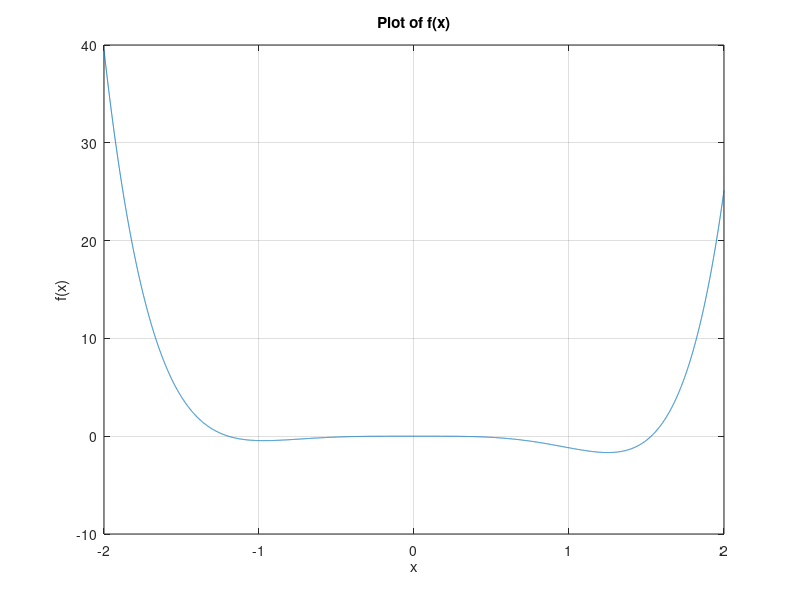

Recreate this plot in MATLAB.
% H συνάρτηση f
f_x = @(x) exp(sin(x).^3) + x.^6 - 2*x.^4 - x.^3 - 1;

% Γράφημα της f
x = linspace(-2, 2, 10000);  
plot(x, f_x(x));
grid on; 
xlabel('x');      
ylabel('f(x)'); 
title('Plot of f(x)'); 



%Μέθοδος διχοτόμησης

TotalIterations = 0;
tolerance = 10^(-7);
c1 = -1.4;
c2 = -0.8;
for i=1:50
    a = c1 ;
    b = c2 ;
    iterations = 0;
    if f_x(a) * f_x(b)<0
        while (b - a)/2 > tolerance
            solution = ( b + a) / 2;
            iterations = iterations + 1;
            if abs(f_x(solution)) <eps 
                break;
            elseif f_x(solution) * f_x(a) < 0 
                b = solution;
            else
                a = solution;
            end
        end
        fprintf("Initialization: a= %.2f ",c1);
        fprintf("b= %.2f",c2);

        disp(solution);
        disp(iterations);
        TotalIterations = TotalIterations + iterations;
        c1 = c1 + 0.003;
        c2 = c2 - 0.003;
    else
        disp("Bolzano invalid.")    
    end
end

tolerance = 10^(-7);
c1 = -1;
c2 = 2;
for i=1:40
    a = c1 ;
    b = c2 ;
    iterations = 0;
    if f_x(a) * f_x(b)<0
        while (b - a)/2 > tolerance
            solution = ( b + a) / 2;
            iterations = iterations + 1;
            if abs(f_x(solution)) <eps 
                break;
            elseif f_x(solution) * f_x(a) < 0 
                b = solution;
            else
                a = solution;
            end
        end
        fprintf("Initialization: a= %.2f ",c1);
        fprintf("b= %.2f",c2);

        disp(solution);
        disp(iterations);
        TotalIterations = TotalIterations + iterations;
        c1 = c1 + 0.003;
        c2 = c2 - 0.003;
    else
        disp("Bolzano invalid.")    
    end
end
% As for root 0 every time the iterations are 1, i add 10 to the average (i opt for adding 10)
AverateIterations = (TotalIterations + 10) / 100;
disp(AverateIterations);





